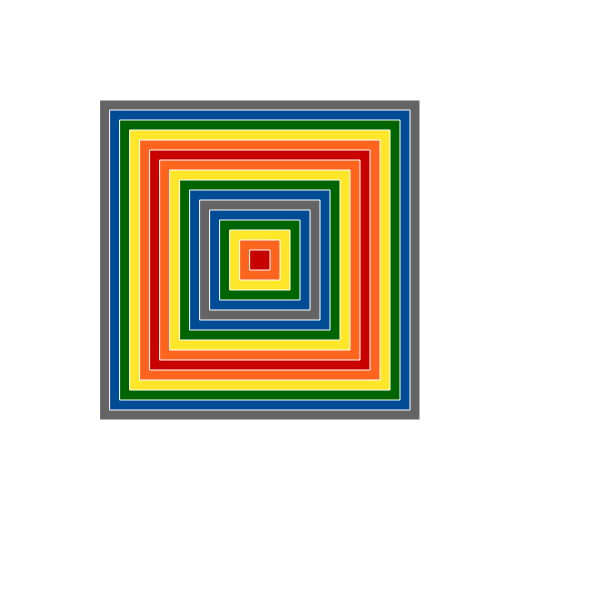
Frame 1 (no input)
Frame 60 (no input): identical to frame 1, image omitted
Frame 120 (the mouse pressed at the canvas centre since frame 60): identical to frame 1, image omitted

The p5.js sketch that drew this single still picture (run headless with seeded random() and noise() and a simulated clock; from frame 60 on, the mouse is pressed at the canvas centre):

// p5.js sketch
// ── sketch.js
function setup() {

	createCanvas(600,600);
	background(255);

  // put setup code here
}

function draw() {

	stroke(255);
	fill(100); //gray
	rect(100,100,320,320);

	fill(0,75,150); //dark blue
	rect(110,110,300,300);

	fill(0,100,0); //dark green 
	rect(120,120,280,280);

	fill(255,230,40); //yellow
	rect(130,130,260,260);

	fill(255,100,30); //dark orange
	rect(140,140,240,240);

	fill(200,0,0); //red
	rect(150,150,220,220);

	fill(255,100,30); //dark orange
	rect(160,160,200,200);

	fill(255,230,40); //yellow
	rect(170,170,180,180);

	fill(0,100,0); //green
	rect(180,180,160,160);

	fill(0,75,150); //blue
	rect(190,190,140,140);

	fill(100); //gray 
	rect(200,200,120,120);

	fill(0,75,150); //blue
	rect(210,210,100,100);

	fill(0,100,0); //green 
	rect(220,220,80,80);

	fill(255,230,40);//yellow
	rect(230,230,60,60);

	fill(255,100,30); //orange
	rect(240,240,40,40);

	fill(200,0,0); //red 
	rect(250,250,20,20);


}
